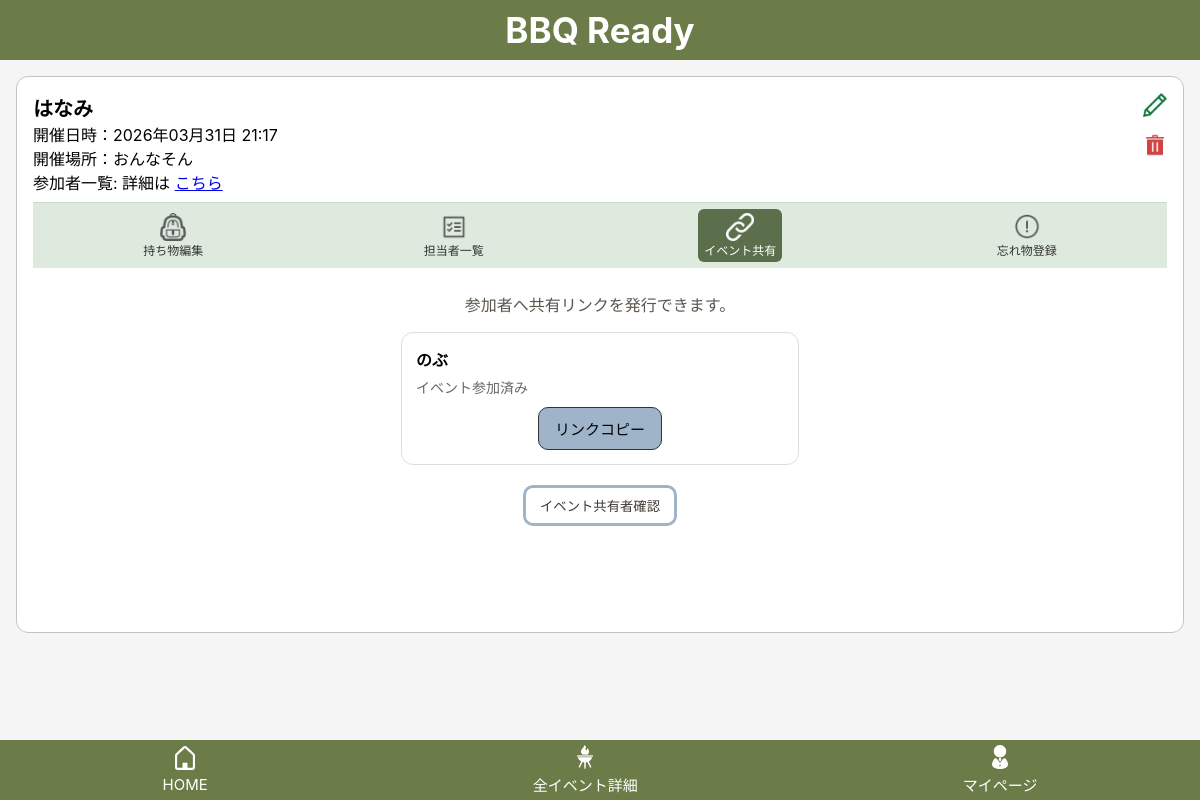
Screenshot of /events/148/share (signed in) with the database file from the repository.
### bbq_app/models.py (models this page shows, shortened)
class Event(models.Model):
    user = models.ForeignKey(settings.AUTH_USER_MODEL, on_delete=models.CASCADE, related_name="events")
    name = models.CharField("イベント名", max_length=30)
    held_at = models.DateTimeField("開催日時", null=True, blank=True)
    location = models.CharField("開催場所", max_length=50, blank=True)
    created_at = models.DateTimeField("作成日時", auto_now_add=True)
    updated_at = models.DateTimeField("更新日時", auto_now=True)

class Participant(models.Model):
    event = models.ForeignKey(Event, on_delete=models.CASCADE, related_name="participants")
    user = models.ForeignKey(
        settings.AUTH_USER_MODEL,
        null=True,
        blank=True,
        on_delete=models.SET_NULL,
        related_name="participant"
    )
    name = models.CharField("表示名", max_length=30)
    created_at = models.DateTimeField("作成日時", auto_now_add=True)
    updated_at = models.DateTimeField("更新日時", auto_now=True)

### bbq_app/views.py (the view)
# urls.py: path("events/<int:event_id>/share", views.event_share, name="event_share"),
@login_required
def event_share(request, event_id):
    event = get_object_or_404(Event, id=event_id, user=request.user)
    participants =Participant.objects.filter(event=event).exclude(user=event.user).order_by("id")
    invitations = Invitation.objects.filter(
        participant__event=event
    ).select_related("participant")
    invitation_map ={
        invitation.participant_id: invitation for invitation in invitations
    }
    share_rows = []
    shared_rows = []
    for participant in participants:
        invitation = invitation_map.get(participant.id)
        invite_url = None
        share_status = "pending"
        if invitation:
            invite_url = request.build_absolute_uri(
                reverse("invitation_access", args=[invitation.token])
            )
            if invitation.guest_name:
                share_status = "joined"
            elif invitation.expires_at and invitation.expires_at < timezone.now():
                share_status = "expired"
            else:
                share_status = "active"
        row = {
            "participant": participant,
            "invitation": invitation,
            "invite_url": invite_url,
            "share_status": share_status,
        }
        share_rows.append(row)
        if share_status in ["active", "joined"]:
            shared_rows.append(row)
    return render(
        request,
        "bbq_app/event_share.html",
        {
            "event": event,
            "share_rows": share_rows,
            "shared_rows": shared_rows
        }
    )

### bbq_app/templates/bbq_app/event_share.html (shortened to what this page needs)
{% extends "bbq_app/base.html" %}
{% block header %}
  {% include "bbq_app/partials/event_header.html" %}
{% endblock %}
{% block content %}
<p class="share-description">参加者へ共有リンクを発行できます。</p>
<ul class="share-list">
    {% for row in share_rows %}
        <li class="share-list__item">
            <div class="share-list__name">
                {{ row.participant.name }}
            </div>
            <div class="share-list__status">
                {% if row.share_status == "pending" %}
                    共有リンク未発行
                {% elif row.share_status == "active" %}
                    共有リンク発行済み
                {% elif row.share_status == "joined" %}
                    イベント参加済み
                {% elif row.share_status == "expired" %}
                    共有リンク期限切れ
                {% endif %}
            </div>
            <div class="share-list__actions">
                {% if row.share_status == "pending" %}
                    <form method="post" action="{% url 'invitation_create' event.id %}">
                        {% csrf_token %}
                        <input type="hidden" name="participant_id" value="{{ row.participant.id }}">
                        <button type="submit" class="btn btn-primary">共有リンク発行</button>
                    </form>
                {% elif row.share_status == "active" %}
                    <button type="button" class="btn btn-secondary" onclick="copyInviteUrl('{{ row.invite_url }}')">
                        リンクコピー
                    </button>
                {% elif row.share_status == "joined" %}
                    <button type="button" class="btn btn-secondary" onclick="copyInviteUrl('{{ row.invite_url }}')">
                        リンクコピー
                    </button>
                {% elif row.share_status == "expired" %}
                    <form method="post" action="{% url 'invitation_create' event.id %}">
                        {% csrf_token %}
                        <input type="hidden" name="participant_id" value="{{ row.participant.id }}">
                        <button type="submit" class="btn btn-primary">再発行</button>
                    </form>
                {% endif %}
            </div>
        </li>
    {% empty %}
        <li class="share-empty">イベント参加者はまだいません。</li>
    {% endfor %}
</ul>
<div class="share-bottom-action">
    <button type="button" class="btn-outline" onclick="openSharedUsersModal()">
        イベント共有者確認
    </button>
</div>
{% endblock %}

### bbq_app/templates/bbq_app/partials/event_header.html (shortened to what this page needs)
{% load static %}
{% include "bbq_app/partials/top_bar.html" %}
{% if event %}
<div class="event-header">
  <div class="event_header__top">
    <div>
      <div class="event-header__title">{{ event.name }}</div>
      <div class="event-header__meta">
        開催日時：{{ event.held_at|date:"Y年m月d日 H:i" }}<br>
        開催場所：{{ event.location }}<br>
        参加者一覧: 詳細は
        <a href="#" onclick="openParticipantsModal(); return false;">こちら</a>
      </div>
    </div>
    <div class="event-header__actions">
      <a href="{% url 'event_edit' event.id %}">
        <img src="{% static 'bbq_app/images/pencil.png' %}" width="24">
      </a>
      <a href="#" onclick="openDeleteModal({{ event.id }}); return false;">
        <img src="{% static 'bbq_app/images/trashcan.png' %}" width="24">
      </a>
    </div>
  </div>
  <div class="event-header__nav">
    <a href="{% url 'item_edit' event.id %}"
       class="{% if request.resolver_match.url_name == 'item_edit' %}active{% endif %}">
      <img src="{% static 'bbq_app/images/item_edit.png' %}" width="28">
      <span>持ち物編集</span>
    </a>
    <a href="{% url 'item_assign' event.id %}"
       class="{% if request.resolver_match.url_name == 'item_assign' %}active{% endif %}">
      <img src="{% static 'bbq_app/images/event_participants.png' %}" width="28">
      <span>担当者一覧</span>
    </a>
    <a href="{% url 'event_share' event.id %}"
       class="{% if request.resolver_match.url_name == 'event_share' %}active{% endif %}">
      <img src="{% static 'bbq_app/images/event_share.png' %}" width="28" alt="共有">
      <span>イベント共有</span>
    </a>
    <a href="#"
       onclick="openForgotModal(); return false;">
      <img src="{% static 'bbq_app/images/forgot_item.png' %}" width="28">
      <span>忘れ物登録</span>
    </a>
  </div>
{% endif %}

### bbq_app/static/bbq_app/css/style.css (style rules this page uses)
body { margin: 0; background: #f5f5f5; font-family: -apple-system, BlinkMacSystemFont, "Helvetica Neue", sans-serif; }
.btn { display: inline-block; padding: 10px 16px; border-radius: 10px; border: 1px solid #333; font-size: 15px; cursor: pointer; text-align: center; }
.btn-secondary { background:#9fb4c9; color:black; }
.event-header { background: white; border: 1px solid #c3c3c3; border-radius: 12px; margin: 16px; padding: 16px; margin-top: 76px; position: relative; }
.event-header__title { font-size: 20px; font-weight: 600; }
.event-header__nav { display: flex; justify-content: space-around; background: #dfeadf; padding: 6px 0; border-top: 1px solid #c7d9c7; margin-top: 8px; }
.event-header__nav a { display: flex; flex-direction: column; align-items: center; text-decoration: none; font-size: 12px; color: #333; padding: 4px 6px; border-radius: 6px; transition: 0.2s; }
.event-header__actions { position: absolute; top: 16px; right: 16px; display: flex; flex-direction: column; gap: 12px; }
.event-header__actions a { text-decoration: none; }
.event-header__nav a.active { background: #5c6f4d; color: white; }
.event-header__nav a.active img { filter: brightness(0) invert(1); }
.share-description { text-align: center; margin-bottom: 16px; color: #5c554d; }
.share-list { list-style: none; padding-left: 0; margin: 0; }
.share-list__item { background: #ffffff; border: 1px solid #ddd; border-radius: 12px; padding: 14px; margin-bottom: 12px; }
.share-list__name { font-weight: 600; margin-bottom: 6px; text-align: left; }
.share-list__status { margin-bottom: 10px; font-size: 14px; color: #666; text-align: left; }
.share-list__actions { display: flex; justify-content: center; }
.btn-outline { background:white; border:3px solid #9fb4c9; color:#3f3a34; border-radius:10px; padding:8px 14px; }
.share-bottom-action { display:flex; justify-content:center; margin-top:20px; }
.share-list { list-style: none !important; padding: 0 !important; margin: 0 !important; }

### rows the page displays
Event: name "はなみ", held_at "2026年03月31日 21:17", location "おんなそん"
Participant: participant.name "のぶ"
